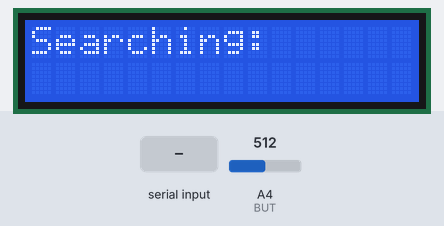
A sketch run on a simulated Arduino Uno, built with avr-gcc and run on an emulated ATmega328P. Shown: 16×2 character LCD. The test bench sets the inputs (shaded band); at power-on: A4 (BUT) = 512. Storage starts empty.

Above: at 4.3 s.
4.4 s: A4 (BUT) set to 889
7.4 s: A4 (BUT) set to 908
At 7.8 s:
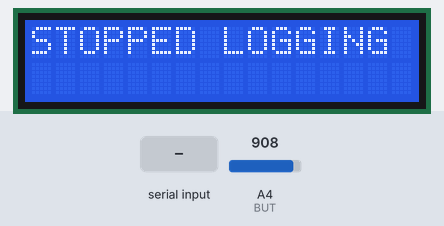
10.4 s: A4 (BUT) set to 900
At 13.2 s:
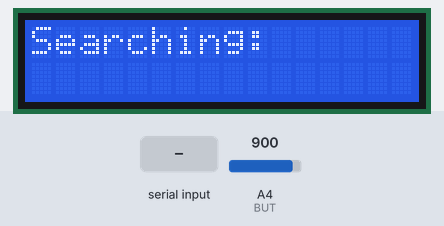
13.4 s: "LAT:" received over Serial
At 14.6 s:
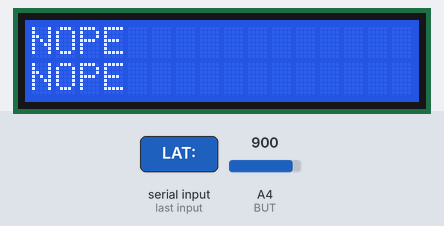
16.3 s: A4 (BUT) set to 1010
At 17.0 s:
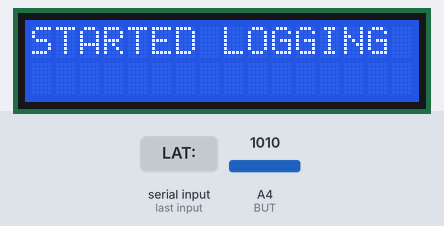
Timing chart, 0 to 19.3 s (numbered marks = the images above; inputs shaded):
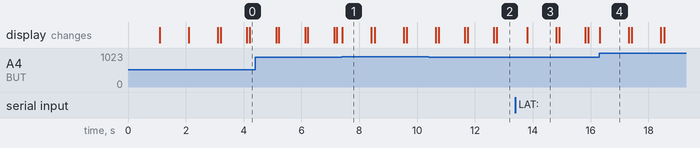

Measured:
- the behaviour switches between 900 and 901 on A4 (BUT) (found by bisection; images 0 and 1)
- after the input at 7.4 s, the display: changes at once (image 1)
- after the input at 10.4 s, the display: first differs from a run without the input after 0.35 s (image 2)
- after the input at 13.4 s, the display: changes after 0.41 s (image 3)
- after the input at 16.3 s, the display: changes at once (image 4)
- what the display in image 1 shows lasts 1.0 s, from 7.4 s to 8.4 s

The sketch:

GROUND_STATION.ino
```cpp
#include<LiquidCrystal.h>
#include <SPI.h>
#include <SD.h>

LiquidCrystal lcd (8,7,6,5,4,3);
File myFile;

#define AUX 2
#define BUT A4

int BUT_V;
String data = "" , up = "" , down = "";
bool logg = true;

unsigned long Last,Last1;

void setup() {
  Serial.begin(9600);
  Serial.setTimeout(200);

  lcd.begin(16,2);
  lcd.home();
  lcd.print("SD CARD");
  lcd.setCursor(0,1);
  lcd.print("INITIALIZING...");
  delay(1000);
  if (!SD.begin(10)) {
    lcd.clear();
    lcd.home();
    lcd.print("SD CARD FAILED");
    while (1);
  }
  lcd.clear();
  lcd.home();
  lcd.print("DONE...");
  delay(1000);

  pinMode(AUX,INPUT);

  SD.remove("FLIGHT.txt");

  myFile = SD.open("FLIGHT.txt", FILE_WRITE);

  if (myFile) {
    lcd.clear();
    lcd.home();
    lcd.print("FLIGHT.txt");
    lcd.setCursor(0,1);
    lcd.print("STARTED...");
    delay(1000);
  }
  else
  {
    lcd.print("FLIGHT FAILED...");
    lcd.setCursor(11,1);
    lcd.print("SKIP");
    Last = millis();
    while(1)
    {
      if (millis() - Last > 500)
      {
        if (BUTTON_C() == 2)
        {
          lcd.clear();
          delay(1000);
          break;
        }
        lcd.noDisplay();
        delay(100);
        lcd.display();
        Last = millis();
      }
    }
  }
}

void loop() {
  if(Serial.available())
  {
    data = Serial.readString();
    delay(200);
      if (myFile && logg)
      {
        myFile.println(data);
      }
      else if (myFile && logg)
      {
      lcd.clear();
      lcd.home();
      lcd.println("ERROR FLIGHT.TXT");
      delay(500);
    }
    lcd.clear();
    lcd.home();
    lcd.print(ITEM_up(data));
    lcd.setCursor(0,1);
    lcd.print(ITEM_down(data));
    Last = millis();
  }
  else
  {
    if ((millis() - Last) > 1000) {
      lcd.clear();
      lcd.print("Searching: ");
      Last = millis();
      lcd.noDisplay();
      delay(100);
      lcd.display();
    }
  }
  if ( BUTTON_C() == 2)
  {
    if (logg == true)
    {
      logg = false;
      myFile.close();
      lcd.clear();
      lcd.home();
      lcd.print("STOPPED LOGGING");
      delay(1000);
    }
    else
    {
      logg = true;
      myFile = SD.open("FLIGHT.txt", FILE_WRITE);
      lcd.clear();
      lcd.home();
      lcd.print("STARTED LOGGING");
      delay(1000);
    }
  }
}

String ITEM_up(String data_)
{
  if(data_.indexOf("LAT:") != -1 && data_.indexOf("LNG:") != -1)
    up = data_.substring(data_.indexOf("LAT:"), data_.indexOf("LNG:"));
  else
    up = "NOPE";
  return up;
}
String ITEM_down(String data_)
{
  if(data_.indexOf("LAT:") != -1 && data_.indexOf("LNG:") != -1)
    down = data_.substring(data_.indexOf("LNG:"), data_.length());
  else
    down = "NOPE";
  return down;
}
int BUTTON_C()
{
  BUT_V = analogRead(BUT);
  if (BUT_V > 900)
      return 2;
  else if (450 < BUT_V < 650)
      return 1;
  else
      return -1;
}
```
